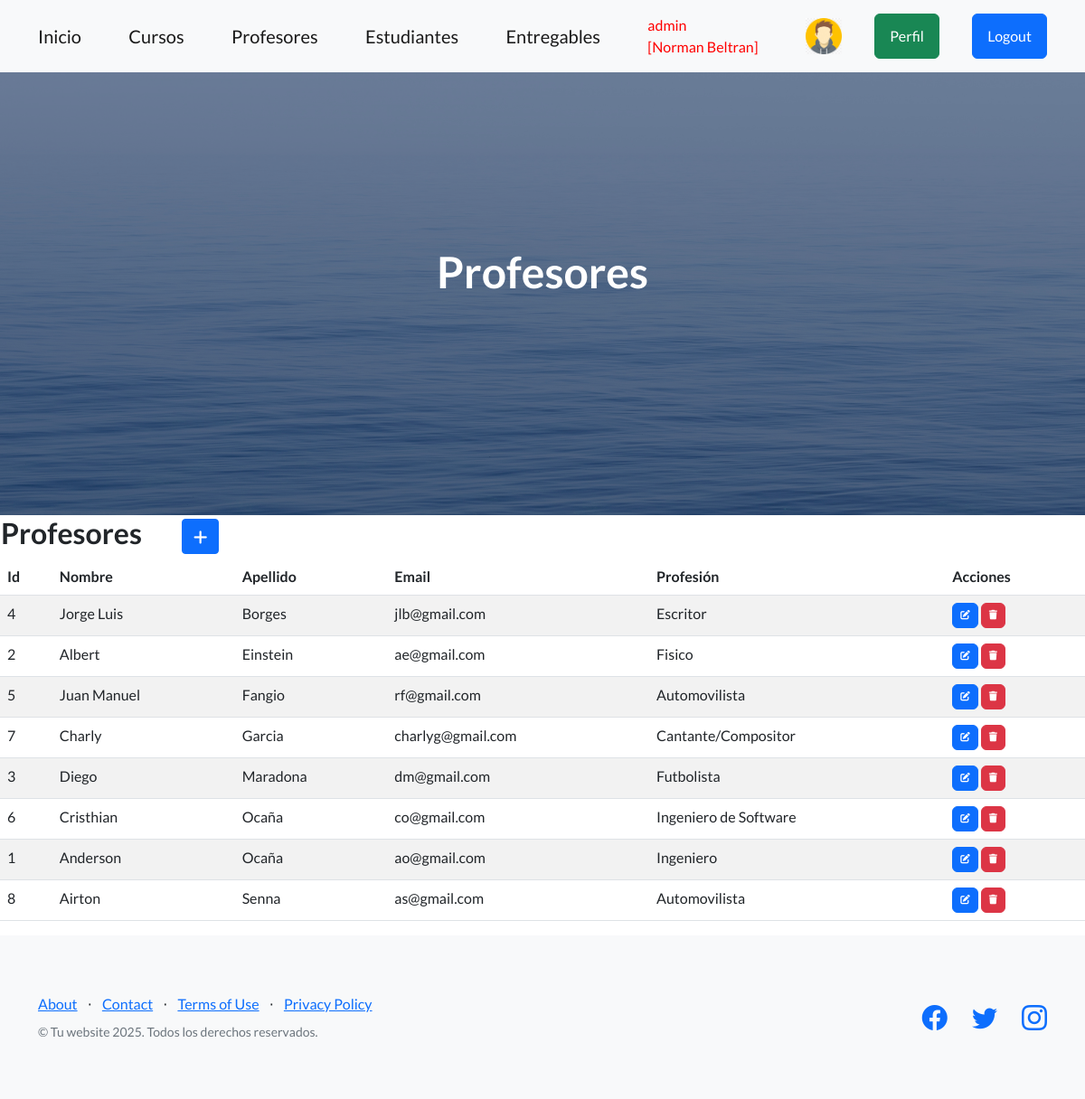
The app's page /profesores/ (signed in) with its own data.
### entidades/models.py (models this page shows, shortened)
class Profile(models.Model):
    user = models.OneToOneField(User, on_delete=models.CASCADE, related_name='profile')
    avatar = models.ImageField(upload_to='avatars/', default='avatars/default.png', null=True, blank=True)

class Profesor(models.Model):
    nombre = models.CharField(max_length=60)
    apellido = models.CharField(max_length=60)
    email = models.EmailField()
    profesion = models.CharField(max_length=50)
    class Meta:
        verbose_name = "Profesor"
        verbose_name_plural = "Profesores"
        ordering = ["apellido", "-nombre"]

### entidades/views.py (the view)
# urls.py: path("profesores/", profesores, name="profesores"),
@login_required
def profesores(request):
    contexto = {"profesores": Profesor.objects.all()}
    return render(request, "entidades/profesores.html", contexto)

### entidades/templates/entidades/profesores.html (shortened to what this page needs)
{% extends 'entidades/index.html' %}
{% block titulo %}
    <h1 class="mb-5">Profesores</h1>
{% endblock titulo %}
{% block contenido %}
<table>
    <tr>
        <td width="200"><h2>Profesores</h2></td>
        <td>
            <a
            href="{% url 'profesorForm' %}"
            class="btn btn-primary btn-sm"
            >
            </a>
        </td>
    </tr>
</table>
<table class="table table-striped">
    <thead>
        <tr>
            <th>Id</th>
            <th>Nombre</th>
            <th>Apellido</th>
            <th>Email</th>
            <th>Profesión</th>
            <th>Acciones</th>
        </tr>
    </thead>
    <tbody>
    {% for p in profesores  %}
        <tr>
            <td>{{ p.id }}</td>
            <td>{{ p.nombre }}</td>
            <td>{{ p.apellido }}</td>
            <td>{{ p.email }}</td>
            <td>{{ p.profesion }}</td>
            <td>
                <a
                  href='{% url 'profesorUpdate' p.id %}'
                  class="btn btn-primary"
                  style="--bs-btn-padding-y: .25rem; --bs-btn-padding-x: .5rem; --bs-btn-font-size: .75rem;"
                  >
                </a>
                <a
                  href='{% url 'profesorDelete' p.id %}'
                  class="btn btn-danger"
                  style="--bs-btn-padding-y: .25rem; --bs-btn-padding-x: .5rem; --bs-btn-font-size: .75rem;"
                  >
                </a>
            </td>
        </tr>
    {% endfor %}
    </tbody>
</table>
{% endblock contenido %}

### entidades/templates/entidades/index.html (shortened to what this page needs)
<!DOCTYPE html>
<html lang="en">
    <head>
        {% load static %}
        <link href="https://cdn.jsdelivr.net/npm/bootstrap-icons@1.5.0/font/bootstrap-icons.css" rel="stylesheet" type="text/css" />
        <link href="{% static 'css/styles.css' %}" rel="stylesheet" />
        <link rel="stylesheet" href="https://cdnjs.cloudflare.com/ajax/libs/font-awesome/6.4.0/css/all.min.css">
    </head>
    <body>
        <nav class="navbar navbar-light bg-light static-top">
            <div class="container">
                <a class="navbar-brand" href="{% url 'home' %}">Inicio</a>
                {% if user.is_authenticated %}
                    <a class="navbar-brand" href="{% url 'cursos' %}">Cursos</a>
                    <a class="navbar-brand" href="{% url 'profesores' %}">Profesores</a>
                    <a class="navbar-brand" href="{% url 'estudiantes' %}">Estudiantes</a>
                    <a class="navbar-brand" href="{% url 'entregables' %}">Entregables</a>
                    <span style="color:red"  class="navbar-text me-3">
                    {{ user.username }} <br> [{{ user.first_name }} {{ user.last_name }}]
                    </span>
                    <div class="text-center">
                        <a href="{% url 'avatar' %}"><img src="{{ user.profile.avatar.url }}" height="40px" weight="40px" alt="Fotos"></a>
                    </div>
                    <a class="btn btn-success" href="{% url 'perfil' %}">Perfil</a>
                    <form action="{% url 'logout' %}" method="post">
                        <button type="submit" class="btn btn-primary">Logout</button>
                    </form>
                {% else %}
                    <a class="btn btn-primary" href="{% url 'login' %}">Login</a>
                    <a class="btn btn-success" href="{% url 'register' %}">Registrarse</a>
                {% endif %}
            </div>
        </nav>
        <header class="masthead">
            <div class="container position-relative">
                <div class="row justify-content-center">
                    <div class="col-xl-6">
                        <div class="text-center text-white">
                            {% block titulo %}{% endblock titulo %}
                        </div>
                    </div>
                </div>
            </div>
        </header>
        {% block contenido %}
        {% endblock contenido %}
        <footer class="footer bg-light">
            <div class="container">
                <div class="row">
                    <div class="col-lg-6 h-100 text-center text-lg-start my-auto">
                        <ul class="list-inline mb-2">
                            <li class="list-inline-item"><a href="#!">About</a></li>
                            <li class="list-inline-item">⋅</li>
                            <li class="list-inline-item"><a href="#!">Contact</a></li>
                            <li class="list-inline-item">⋅</li>
                            <li class="list-inline-item"><a href="#!">Terms of Use</a></li>
                            <li class="list-inline-item">⋅</li>
                            <li class="list-inline-item"><a href="#!">Privacy Policy</a></li>
                        </ul>
                        <p class="text-muted small mb-4 mb-lg-0">&copy; Tu website 2025. Todos los derechos reservados.</p>
                    </div>
                    <div class="col-lg-6 h-100 text-center text-lg-end my-auto">
                        <ul class="list-inline mb-0">
                            <li class="list-inline-item me-4">
                                <a href="#!"><i class="bi-facebook fs-3"></i></a>
                            </li>
                            <li class="list-inline-item me-4">
                                <a href="#!"><i class="bi-twitter fs-3"></i></a>
                            </li>
                            <li class="list-inline-item">
                                <a href="#!"><i class="bi-instagram fs-3"></i></a>
                            </li>
                        </ul>
                    </div>
                </div>
            </div>
        </footer>
    </body>
</html>

### records on screen
Profesor: id "4", nombre "Jorge Luis", apellido "Borges", email "jlb@gmail.com", profesion "Escritor"
Profesor: id "2", nombre "Albert", apellido "Einstein", email "ae@gmail.com", profesion "Fisico"
Profesor: id "5", nombre "Juan Manuel", apellido "Fangio", email "rf@gmail.com", profesion "Automovilista"
Profesor: id "7", nombre "Charly", apellido "Garcia", email "charlyg@gmail.com", profesion "Cantante/Compositor"
Profesor: id "3", nombre "Diego", apellido "Maradona", email "dm@gmail.com", profesion "Futbolista"
Profesor: id "6", nombre "Cristhian", apellido "Ocaña", email "co@gmail.com", profesion "Ingeniero de Software"
Profesor: id "1", nombre "Anderson", apellido "Ocaña", email "ao@gmail.com", profesion "Ingeniero"
Profesor: id "8", nombre "Airton", apellido "Senna", email "as@gmail.com", profesion "Automovilista"

### other values on screen
{{ user.username }} "admin"
{{ user.first_name }} "Norman"
{{ user.last_name }} "Beltran"
